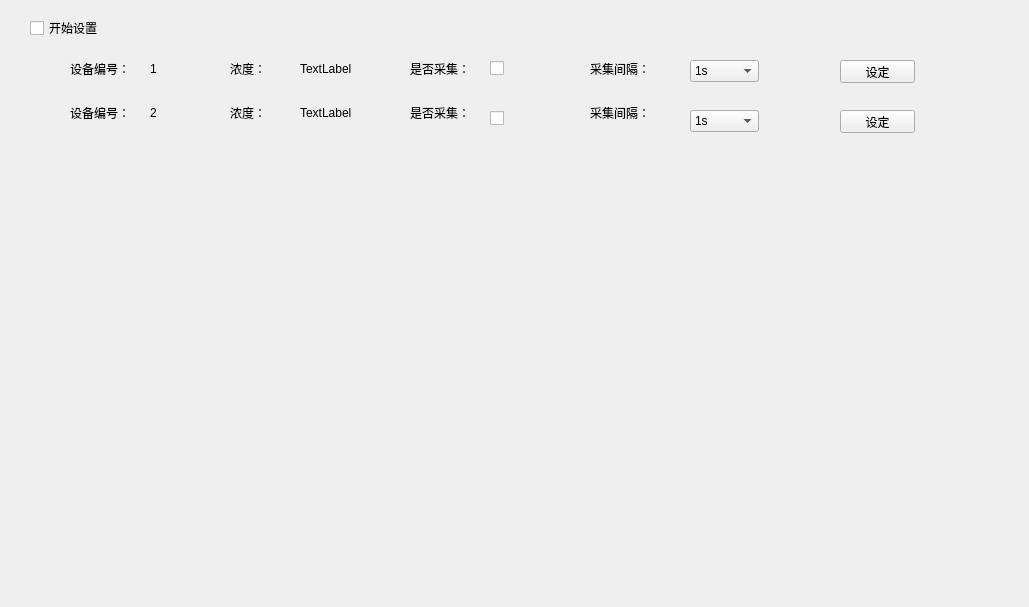
<?xml version="1.0" encoding="UTF-8"?>
<ui version="4.0">
 <class>Widget</class>
 <widget class="QWidget" name="Widget">
  <property name="geometry">
   <rect>
    <x>0</x>
    <y>0</y>
    <width>1029</width>
    <height>607</height>
   </rect>
  </property>
  <property name="windowTitle">
   <string>Widget</string>
  </property>
  <widget class="QWidget" name="layoutWidget">
   <property name="geometry">
    <rect>
     <x>230</x>
     <y>50</y>
     <width>62</width>
     <height>81</height>
    </rect>
   </property>
   <layout class="QVBoxLayout" name="verticalLayout_3">
    <item>
     <widget class="QLabel" name="label_4">
      <property name="text">
       <string>浓度：</string>
      </property>
     </widget>
    </item>
    <item>
     <widget class="QLabel" name="label_5">
      <property name="text">
       <string>浓度：</string>
      </property>
     </widget>
    </item>
   </layout>
  </widget>
  <widget class="QWidget" name="layoutWidget_2">
   <property name="geometry">
    <rect>
     <x>410</x>
     <y>50</y>
     <width>62</width>
     <height>81</height>
    </rect>
   </property>
   <layout class="QVBoxLayout" name="verticalLayout_5">
    <item>
     <widget class="QLabel" name="label_6">
      <property name="text">
       <string>是否采集：</string>
      </property>
     </widget>
    </item>
    <item>
     <widget class="QLabel" name="label_7">
      <property name="text">
       <string>是否采集：</string>
      </property>
     </widget>
    </item>
   </layout>
  </widget>
  <widget class="QWidget" name="layoutWidget_3">
   <property name="geometry">
    <rect>
     <x>590</x>
     <y>50</y>
     <width>62</width>
     <height>81</height>
    </rect>
   </property>
   <layout class="QVBoxLayout" name="verticalLayout_6">
    <item>
     <widget class="QLabel" name="label_8">
      <property name="text">
       <string>采集间隔：</string>
      </property>
     </widget>
    </item>
    <item>
     <widget class="QLabel" name="label_9">
      <property name="text">
       <string>采集间隔：</string>
      </property>
     </widget>
    </item>
   </layout>
  </widget>
  <widget class="QCheckBox" name="checkBox_one_isWork">
   <property name="geometry">
    <rect>
     <x>490</x>
     <y>60</y>
     <width>71</width>
     <height>16</height>
    </rect>
   </property>
   <property name="text">
    <string/>
   </property>
  </widget>
  <widget class="QCheckBox" name="checkBox_two_isWork">
   <property name="geometry">
    <rect>
     <x>490</x>
     <y>110</y>
     <width>71</width>
     <height>16</height>
    </rect>
   </property>
   <property name="text">
    <string/>
   </property>
  </widget>
  <widget class="QComboBox" name="comboBox_one_acquisitionInterval">
   <property name="geometry">
    <rect>
     <x>690</x>
     <y>60</y>
     <width>69</width>
     <height>22</height>
    </rect>
   </property>
   <item>
    <property name="text">
     <string>1s</string>
    </property>
   </item>
   <item>
    <property name="text">
     <string>2s</string>
    </property>
   </item>
   <item>
    <property name="text">
     <string>3s</string>
    </property>
   </item>
  </widget>
  <widget class="QComboBox" name="comboBox_two_acquisitionInterval">
   <property name="geometry">
    <rect>
     <x>690</x>
     <y>110</y>
     <width>69</width>
     <height>22</height>
    </rect>
   </property>
   <item>
    <property name="text">
     <string>1s</string>
    </property>
   </item>
   <item>
    <property name="text">
     <string>2s</string>
    </property>
   </item>
   <item>
    <property name="text">
     <string>3s</string>
    </property>
   </item>
  </widget>
  <widget class="QPushButton" name="pushButton_one">
   <property name="geometry">
    <rect>
     <x>840</x>
     <y>60</y>
     <width>75</width>
     <height>23</height>
    </rect>
   </property>
   <property name="text">
    <string>设定</string>
   </property>
  </widget>
  <widget class="QPushButton" name="pushButton_two">
   <property name="geometry">
    <rect>
     <x>840</x>
     <y>110</y>
     <width>75</width>
     <height>23</height>
    </rect>
   </property>
   <property name="text">
    <string>设定</string>
   </property>
  </widget>
  <widget class="QCheckBox" name="checkBox_startSet">
   <property name="geometry">
    <rect>
     <x>30</x>
     <y>20</y>
     <width>71</width>
     <height>16</height>
    </rect>
   </property>
   <property name="text">
    <string>开始设置</string>
   </property>
  </widget>
  <widget class="QWidget" name="">
   <property name="geometry">
    <rect>
     <x>70</x>
     <y>50</y>
     <width>62</width>
     <height>81</height>
    </rect>
   </property>
   <layout class="QVBoxLayout" name="verticalLayout">
    <item>
     <widget class="QLabel" name="label_2">
      <property name="text">
       <string>设备编号：</string>
      </property>
     </widget>
    </item>
    <item>
     <widget class="QLabel" name="label_3">
      <property name="text">
       <string>设备编号：</string>
      </property>
     </widget>
    </item>
   </layout>
  </widget>
  <widget class="QWidget" name="">
   <property name="geometry">
    <rect>
     <x>150</x>
     <y>50</y>
     <width>41</width>
     <height>81</height>
    </rect>
   </property>
   <layout class="QVBoxLayout" name="verticalLayout_2">
    <item>
     <widget class="QLabel" name="label_one_num">
      <property name="text">
       <string>1</string>
      </property>
     </widget>
    </item>
    <item>
     <widget class="QLabel" name="label_two_num">
      <property name="text">
       <string>2</string>
      </property>
     </widget>
    </item>
   </layout>
  </widget>
  <widget class="QWidget" name="">
   <property name="geometry">
    <rect>
     <x>300</x>
     <y>50</y>
     <width>56</width>
     <height>81</height>
    </rect>
   </property>
   <layout class="QVBoxLayout" name="verticalLayout_4">
    <item>
     <widget class="QLabel" name="label_one_result">
      <property name="text">
       <string>TextLabel</string>
      </property>
     </widget>
    </item>
    <item>
     <widget class="QLabel" name="label_two_result">
      <property name="text">
       <string>TextLabel</string>
      </property>
     </widget>
    </item>
   </layout>
  </widget>
 </widget>
 <resources/>
 <connections/>
</ui>
